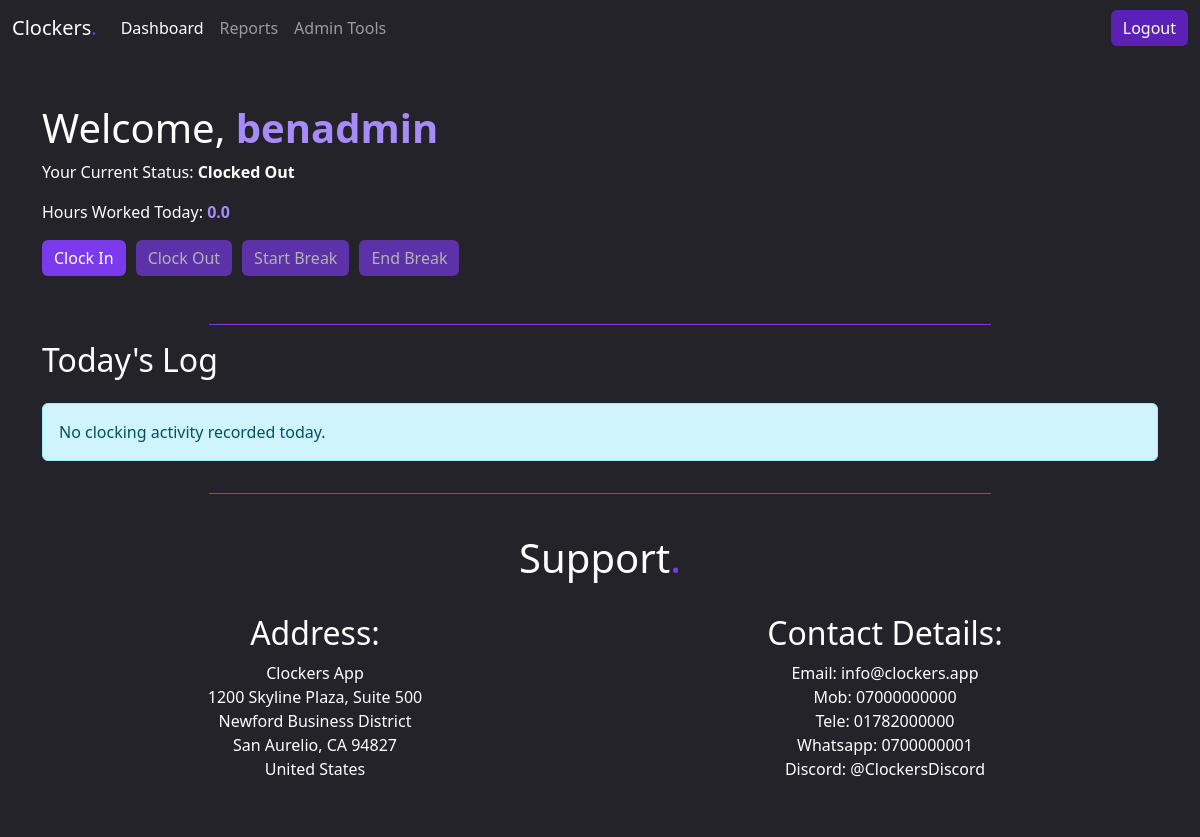
The app's page /?page=2 (signed in), older data.
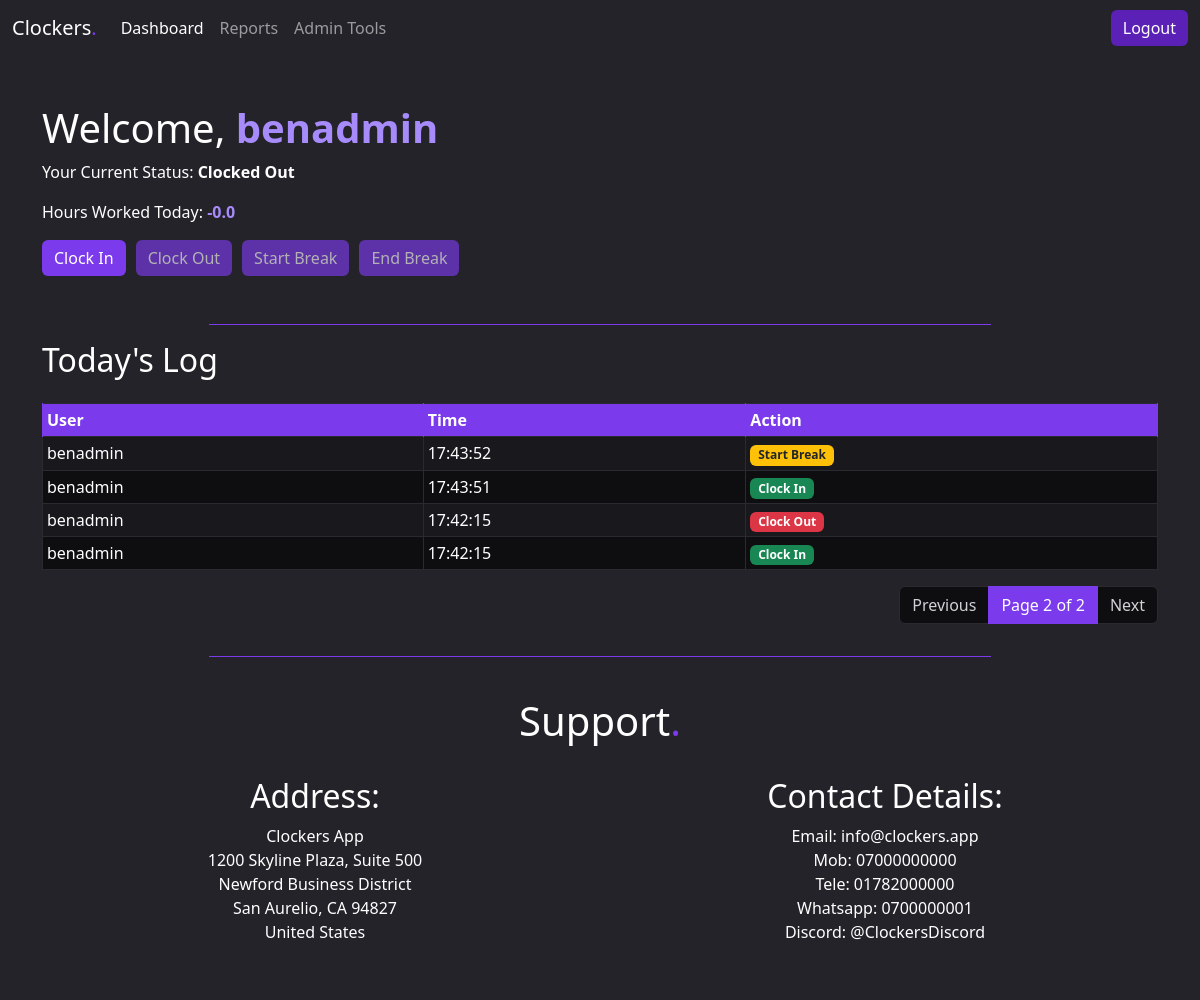
The same page, newer data.
### time_tracker/models.py (models this page shows, shortened)
class TimeEntry(models.Model):
    ACTION_CHOICES = [
        ('IN', 'Clock In'),
        ('OUT', 'Clock Out'),
        ('BREAK_START', 'Start Break'),
        ('BREAK_END', 'End Break'),
    ]
    user = models.ForeignKey(User, on_delete=models.CASCADE)
    timestamp = models.DateTimeField()
    action_type = models.CharField(max_length=12, choices=ACTION_CHOICES)
    date_only = models.DateField(db_index=True)
    class Meta:
        verbose_name_plural = "Time Entries"

### time_tracker/views.py (the view)
# urls.py: path('', views.dashboard, name='dashboard'),
@login_required
def dashboard(request):
    user_status = get_user_status(request.user)
    today = timezone.localdate()
    results = calculate_time_period(request.user, today, today)
    today = timezone.localdate()
    all_entries_today = TimeEntry.objects.filter(
    user=request.user,
    date_only=today
    ).order_by('-timestamp')
    PAGINATE_BY = 10
    paginator = Paginator(all_entries_today, PAGINATE_BY)
    page_number = request.GET.get('page')
    page_obj = paginator.get_page(page_number)
    context = {
        'current_status': user_status,
        'hours_today': results['work_duration'],
        'raw_logs_today': page_obj, # <--- Passing the paginated object
    }
    return render(request, 'time_tracker/dashboard.html', context)

### time_tracker/views.py (called while the page is built)
def get_user_status(user):
    last_entry = TimeEntry.objects.filter(user=user).order_by('-timestamp').first()
    if not last_entry:
        return 'OUT'  # Default state if no entries exist
    last_action = last_entry.action_type
    if last_action == 'BREAK_END':
        return 'IN' # User is back from break and actively working
    return last_action

### time_tracker/templates/time_tracker/dashboard.html (shortened to what the changed rows need)
{% extends 'base.html' %}
{% block content %}
    <h1>Welcome, <strong class="light-accent">{{ user.username }}</strong></h1>
    <p>Your Current Status:
        <strong>
        </strong>
    </p>
    <p>Hours Worked Today: <strong class="light-accent">{{ hours_today }}</strong></p>
    <div class="clocking-buttons-wrapper mb-5">
        <form method="POST" action="{% url 'clock_action' %}">
        </form>
    </div>
    <hr class="hr-custom-width">
    <div class="mb-4">
        <h2>Today's Log</h2>
    </div>
    {% if raw_logs_today.paginator.count %}
        <table class="table table-striped table-hover table-bordered table-sm">
            <thead class="table-primary-header">
                <tr>
                    <th>User</th>
                    <th>Time</th>
                    <th>Action</th>
                </tr>
            </thead>
            <tbody>
                {% for entry in raw_logs_today %}
                <tr>
                    <td>{{ entry.user.username }}</td>
                    <td>{{ entry.timestamp|date:"H:i:s" }}</td>
                    <td>
                        <span class="badge
                            {% if entry.action_type == 'IN' %}bg-success
                            {% elif entry.action_type == 'OUT' %}bg-danger
                            {% elif entry.action_type == 'BREAK_START' %}bg-warning text-dark
                            {% else %}bg-secondary
                            {% endif %}">
                            {% if entry.action_type == 'IN' %}Clock In
                            {% elif entry.action_type == 'OUT' %}Clock Out
                            {% elif entry.action_type == 'BREAK_START' %}Start Break
                            {% elif entry.action_type == 'BREAK_END' %}End Break
                            {% endif %}
                        </span>
                    </td>
                </tr>
                {% endfor %}
            </tbody>
        </table>
        {% if raw_logs_today.has_other_pages %}
            <nav aria-label="Page navigation" class="mt-3 ">
                <ul class="pagination justify-content-end">
                    {% if raw_logs_today.has_previous %}
                        <li class="page-item">
                            <a class="page-link" href="?page={{ raw_logs_today.previous_page_number }}">Previous</a>
                        </li>
                    {% else %}
                        <li class="page-item disabled">
                            <span class="page-link">Previous</span>
                        </li>
                    {% endif %}
                    <li class="page-item active" aria-current="page">
                        <span class="page-link">
                            Page {{ raw_logs_today.number }} of {{ raw_logs_today.paginator.num_pages }}
                        </span>
                    </li>
                    {% if raw_logs_today.has_next %}
                        <li class="page-item">
                            <a class="page-link" href="?page={{ raw_logs_today.next_page_number }}">Next</a>
                        </li>
                    {% else %}
                        <li class="page-item disabled">
                            <span class="page-link">Next</span>
                        </li>
                    {% endif %}
                </ul>
            </nav>
        {% endif %}
    {% else %}
    <p class="alert alert-info">No clocking activity recorded today.</p>
    {% endif %}
{% endblock content %}

Row changes from the older to the newer data that the page shows:
added TimeEntry: user.username "benadmin", timestamp "17:43:52", action_type "Start Break"
added TimeEntry: user.username "benadmin", timestamp "17:43:51", action_type "Clock In"
added TimeEntry: user.username "benadmin", timestamp "17:42:15", action_type "Clock Out"
added TimeEntry: user.username "benadmin", timestamp "17:42:15", action_type "Clock In"
Text that changed along with them:
{{ hours_today }}: "0.0" → "-0.0"
{{ raw_logs_today.number }}: (not shown) → "2"
{{ raw_logs_today.paginator.num_pages }}: (not shown) → "2"
text no longer shown: "No clocking activity recorded today."
text now shown: "User Time Action Previous Page of Next"
